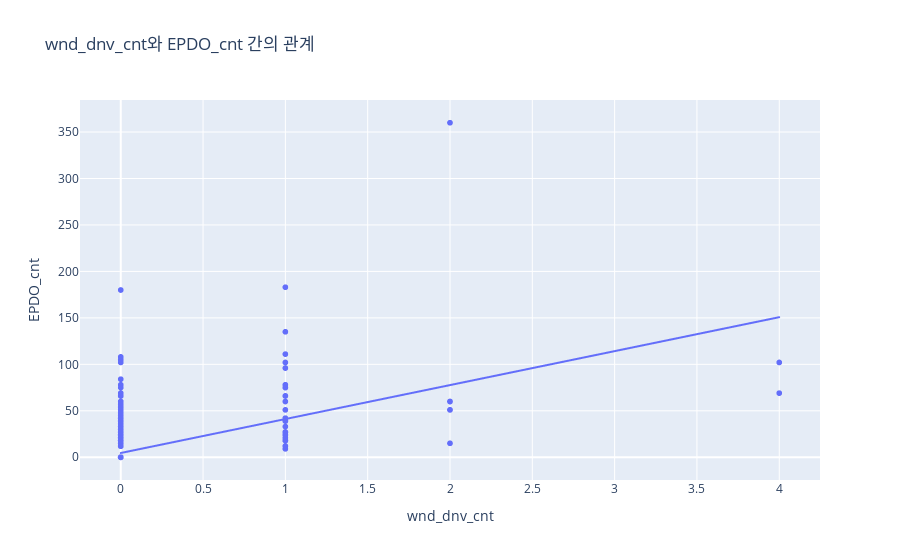
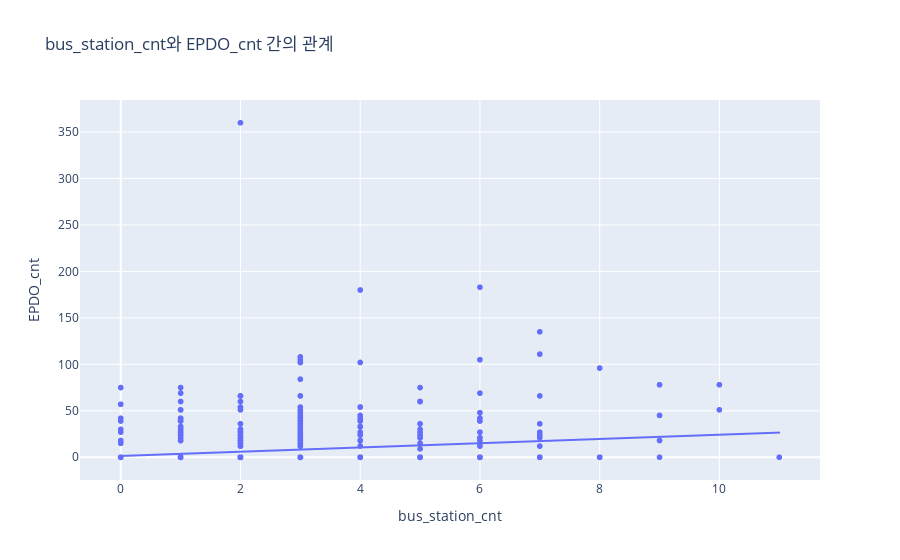
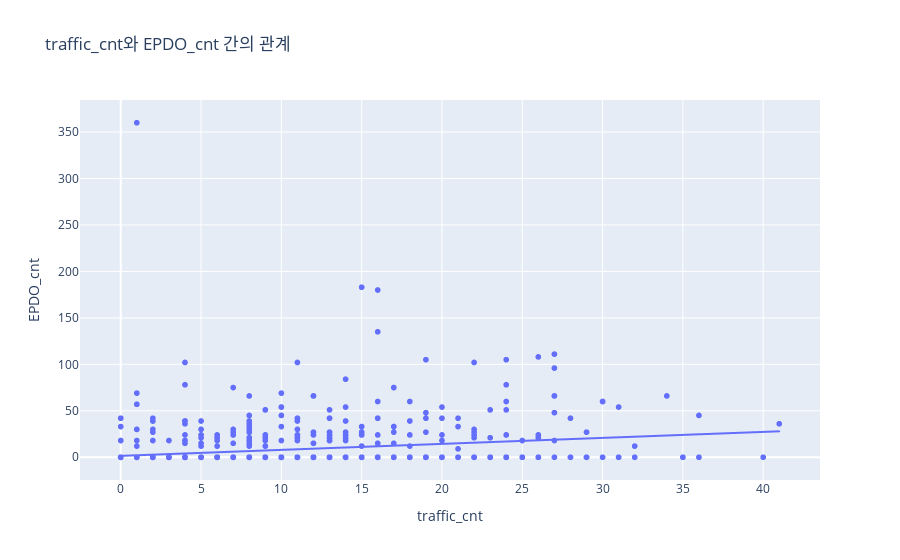
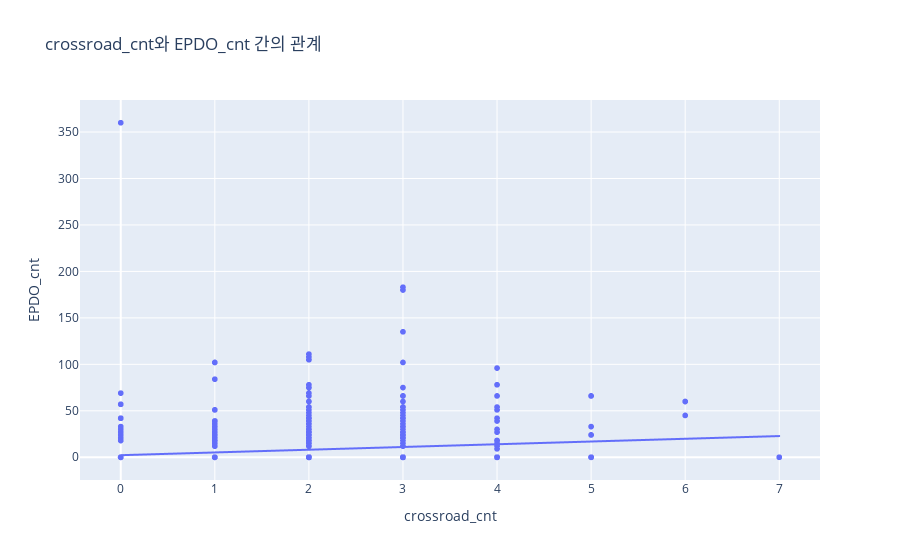

The notebook cell saved with these charts, in order:
### Code cell
import plotly.express as px

# 각 변수와 EPDO_cnt 간의 관계를 시각화
def plot_relationship(df, x_var, y_var='EPDO_cnt'):
    fig = px.scatter(df, x=x_var, y=y_var, trendline='ols', title=f'{x_var}와 {y_var} 간의 관계')
    fig.update_layout(
        xaxis_title=x_var,
        yaxis_title=y_var
    )
    fig.show()

variables = ['wnd_dnv_cnt', 'bus_station_cnt', 'traffic_cnt', 'crossroad_cnt', 'crosswalk_cnt']

for var in variables:
    plot_relationship(data, var)

### Figure 1 — Plotly figure (JSON) as saved in the notebook; plotly's stock layout.template omitted (floating-point values rounded to 4 significant figures; data arrays with more than 128 entries replaced by an {"elided": "..."} marker saying what was removed)
{"data": [{"hovertemplate": "wnd_dnv_cnt=%{x}<br>EPDO_cnt=%{y}<extra></extra>", "legendgroup": "", "marker": {"color": "#636efa", "symbol": "circle"}, "mode": "markers", "name": "", "showlegend": false, "type": "scattergl", "x": {"elided": "1200 int values"}, "xaxis": "x", "y": {"elided": "1200 int values"}, "yaxis": "y"}, {"hovertemplate": "<b>OLS trendline</b><br>EPDO_cnt = 36.5462 * wnd_dnv_cnt + 4.56701<br>R<sup>2</sup>=0.241726<br><br>wnd_dnv_cnt=%{x}<br>EPDO_cnt=%{y} <b>(trend)</b><extra></extra>", "legendgroup": "", "marker": {"color": "#636efa", "symbol": "circle"}, "mode": "lines", "name": "", "showlegend": false, "type": "scattergl", "x": {"elided": "1200 int values"}, "xaxis": "x", "y": {"elided": "1200 float values"}, "yaxis": "y"}], "layout": {"legend": {"tracegroupgap": 0}, "title": {"text": "wnd_dnv_cnt와 EPDO_cnt 간의 관계"}, "xaxis": {"anchor": "y", "domain": [0, 1], "title": {"text": "wnd_dnv_cnt"}}, "yaxis": {"anchor": "x", "domain": [0, 1], "title": {"text": "EPDO_cnt"}}}}

### Figure 2 — Plotly figure (JSON) as saved in the notebook; plotly's stock layout.template omitted (floating-point values rounded to 4 significant figures; data arrays with more than 128 entries replaced by an {"elided": "..."} marker saying what was removed)
{"data": [{"hovertemplate": "bus_station_cnt=%{x}<br>EPDO_cnt=%{y}<extra></extra>", "legendgroup": "", "marker": {"color": "#636efa", "symbol": "circle"}, "mode": "markers", "name": "", "showlegend": false, "type": "scattergl", "x": {"elided": "1200 int values"}, "xaxis": "x", "y": {"elided": "1200 int values"}, "yaxis": "y"}, {"hovertemplate": "<b>OLS trendline</b><br>EPDO_cnt = 2.2875 * bus_station_cnt + 1.36963<br>R<sup>2</sup>=0.049470<br><br>bus_station_cnt=%{x}<br>EPDO_cnt=%{y} <b>(trend)</b><extra></extra>", "legendgroup": "", "marker": {"color": "#636efa", "symbol": "circle"}, "mode": "lines", "name": "", "showlegend": false, "type": "scattergl", "x": {"elided": "1200 int values"}, "xaxis": "x", "y": {"elided": "1200 float values"}, "yaxis": "y"}], "layout": {"legend": {"tracegroupgap": 0}, "title": {"text": "bus_station_cnt와 EPDO_cnt 간의 관계"}, "xaxis": {"anchor": "y", "domain": [0, 1], "title": {"text": "bus_station_cnt"}}, "yaxis": {"anchor": "x", "domain": [0, 1], "title": {"text": "EPDO_cnt"}}}}

### Figure 3 — Plotly figure (JSON) as saved in the notebook; plotly's stock layout.template omitted (floating-point values rounded to 4 significant figures; data arrays with more than 128 entries replaced by an {"elided": "..."} marker saying what was removed)
{"data": [{"hovertemplate": "traffic_cnt=%{x}<br>EPDO_cnt=%{y}<extra></extra>", "legendgroup": "", "marker": {"color": "#636efa", "symbol": "circle"}, "mode": "markers", "name": "", "showlegend": false, "type": "scattergl", "x": {"elided": "1200 int values"}, "xaxis": "x", "y": {"elided": "1200 int values"}, "yaxis": "y"}, {"hovertemplate": "<b>OLS trendline</b><br>EPDO_cnt = 0.6447 * traffic_cnt + 1.48829<br>R<sup>2</sup>=0.060695<br><br>traffic_cnt=%{x}<br>EPDO_cnt=%{y} <b>(trend)</b><extra></extra>", "legendgroup": "", "marker": {"color": "#636efa", "symbol": "circle"}, "mode": "lines", "name": "", "showlegend": false, "type": "scattergl", "x": {"elided": "1200 int values"}, "xaxis": "x", "y": {"elided": "1200 float values"}, "yaxis": "y"}], "layout": {"legend": {"tracegroupgap": 0}, "title": {"text": "traffic_cnt와 EPDO_cnt 간의 관계"}, "xaxis": {"anchor": "y", "domain": [0, 1], "title": {"text": "traffic_cnt"}}, "yaxis": {"anchor": "x", "domain": [0, 1], "title": {"text": "EPDO_cnt"}}}}

### Figure 4 — Plotly figure (JSON) as saved in the notebook; plotly's stock layout.template omitted (floating-point values rounded to 4 significant figures; data arrays with more than 128 entries replaced by an {"elided": "..."} marker saying what was removed)
{"data": [{"hovertemplate": "crossroad_cnt=%{x}<br>EPDO_cnt=%{y}<extra></extra>", "legendgroup": "", "marker": {"color": "#636efa", "symbol": "circle"}, "mode": "markers", "name": "", "showlegend": false, "type": "scattergl", "x": {"elided": "1200 int values"}, "xaxis": "x", "y": {"elided": "1200 int values"}, "yaxis": "y"}, {"hovertemplate": "<b>OLS trendline</b><br>EPDO_cnt = 2.94322 * crossroad_cnt + 2.21821<br>R<sup>2</sup>=0.036271<br><br>crossroad_cnt=%{x}<br>EPDO_cnt=%{y} <b>(trend)</b><extra></extra>", "legendgroup": "", "marker": {"color": "#636efa", "symbol": "circle"}, "mode": "lines", "name": "", "showlegend": false, "type": "scattergl", "x": {"elided": "1200 int values"}, "xaxis": "x", "y": {"elided": "1200 float values"}, "yaxis": "y"}], "layout": {"legend": {"tracegroupgap": 0}, "title": {"text": "crossroad_cnt와 EPDO_cnt 간의 관계"}, "xaxis": {"anchor": "y", "domain": [0, 1], "title": {"text": "crossroad_cnt"}}, "yaxis": {"anchor": "x", "domain": [0, 1], "title": {"text": "EPDO_cnt"}}}}
